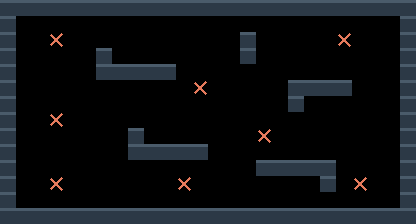

This game map was drawn from its Tiled (.tmx) file and the tilesets committed beside it. A one-line description and the full map source follow:
An orthogonal 26x14 tile map with 16x16 px tiles, 2 tile layers (terreno, marcadores).

<map version="1.10" tiledversion="1.11.0" orientation="orthogonal" renderorder="right-down" width="26" height="14" tilewidth="16" tileheight="16" infinite="0" nextlayerid="3" nextobjectid="1">
 <properties>
  <property name="tipo" value="combate" />
  <property name="nombre" value="escombros" />
 </properties>
 <tileset firstgid="1" source="muelle.tsx" />
 <layer id="1" name="terreno" width="26" height="14">
  <data encoding="csv">
1,1,1,1,1,1,1,1,1,1,1,1,1,1,1,1,1,1,1,1,1,1,1,1,1,1,
1,0,0,0,0,0,0,0,0,0,0,0,0,0,0,0,0,0,0,0,0,0,0,0,0,1,
1,0,0,0,0,0,0,0,0,0,0,0,0,0,0,1,0,0,0,0,0,0,0,0,0,1,
1,0,0,0,0,0,1,0,0,0,0,0,0,0,0,1,0,0,0,0,0,0,0,0,0,1,
1,0,0,0,0,0,1,1,1,1,1,0,0,0,0,0,0,0,0,0,0,0,0,0,0,1,
1,0,0,0,0,0,0,0,0,0,0,0,0,0,0,0,0,0,1,1,1,1,0,0,0,1,
1,0,0,0,0,0,0,0,0,0,0,0,0,0,0,0,0,0,1,0,0,0,0,0,0,1,
1,0,0,0,0,0,0,0,0,0,0,0,0,0,0,0,0,0,0,0,0,0,0,0,0,1,
1,0,0,0,0,0,0,0,1,0,0,0,0,0,0,0,0,0,0,0,0,0,0,0,0,1,
1,0,0,0,0,0,0,0,1,1,1,1,1,0,0,0,0,0,0,0,0,0,0,0,0,1,
1,0,0,0,0,0,0,0,0,0,0,0,0,0,0,0,1,1,1,1,1,0,0,0,0,1,
1,0,0,0,0,0,0,0,0,0,0,0,0,0,0,0,0,0,0,0,1,0,0,0,0,1,
1,0,0,0,0,0,0,0,0,0,0,0,0,0,0,0,0,0,0,0,0,0,0,0,0,1,
1,1,1,1,1,1,1,1,1,1,1,1,1,1,1,1,1,1,1,1,1,1,1,1,1,1
</data>
 </layer>
 <layer id="2" name="marcadores" width="26" height="14">
  <data encoding="csv">
0,0,0,0,0,0,0,0,0,0,0,0,0,0,0,0,0,0,0,0,0,0,0,0,0,0,
0,0,0,0,0,0,0,0,0,0,0,0,0,0,0,0,0,0,0,0,0,0,0,0,0,0,
0,0,0,3,0,0,0,0,0,0,0,0,0,0,0,0,0,0,0,0,0,3,0,0,0,0,
0,0,0,0,0,0,0,0,0,0,0,0,0,0,0,0,0,0,0,0,0,0,0,0,0,0,
0,0,0,0,0,0,0,0,0,0,0,0,0,0,0,0,0,0,0,0,0,0,0,0,0,0,
0,0,0,0,0,0,0,0,0,0,0,0,3,0,0,0,0,0,0,0,0,0,0,0,0,0,
0,0,0,0,0,0,0,0,0,0,0,0,0,0,0,0,0,0,0,0,0,0,0,0,0,0,
0,0,0,3,0,0,0,0,0,0,0,0,0,0,0,0,0,0,0,0,0,0,0,0,0,0,
0,0,0,0,0,0,0,0,0,0,0,0,0,0,0,0,3,0,0,0,0,0,0,0,0,0,
0,0,0,0,0,0,0,0,0,0,0,0,0,0,0,0,0,0,0,0,0,0,0,0,0,0,
0,0,0,0,0,0,0,0,0,0,0,0,0,0,0,0,0,0,0,0,0,0,0,0,0,0,
0,0,0,3,0,0,0,0,0,0,0,3,0,0,0,0,0,0,0,0,0,0,3,0,0,0,
0,0,0,0,0,0,0,0,0,0,0,0,0,0,0,0,0,0,0,0,0,0,0,0,0,0,
0,0,0,0,0,0,0,0,0,0,0,0,0,0,0,0,0,0,0,0,0,0,0,0,0,0
</data>
 </layer>
</map>
